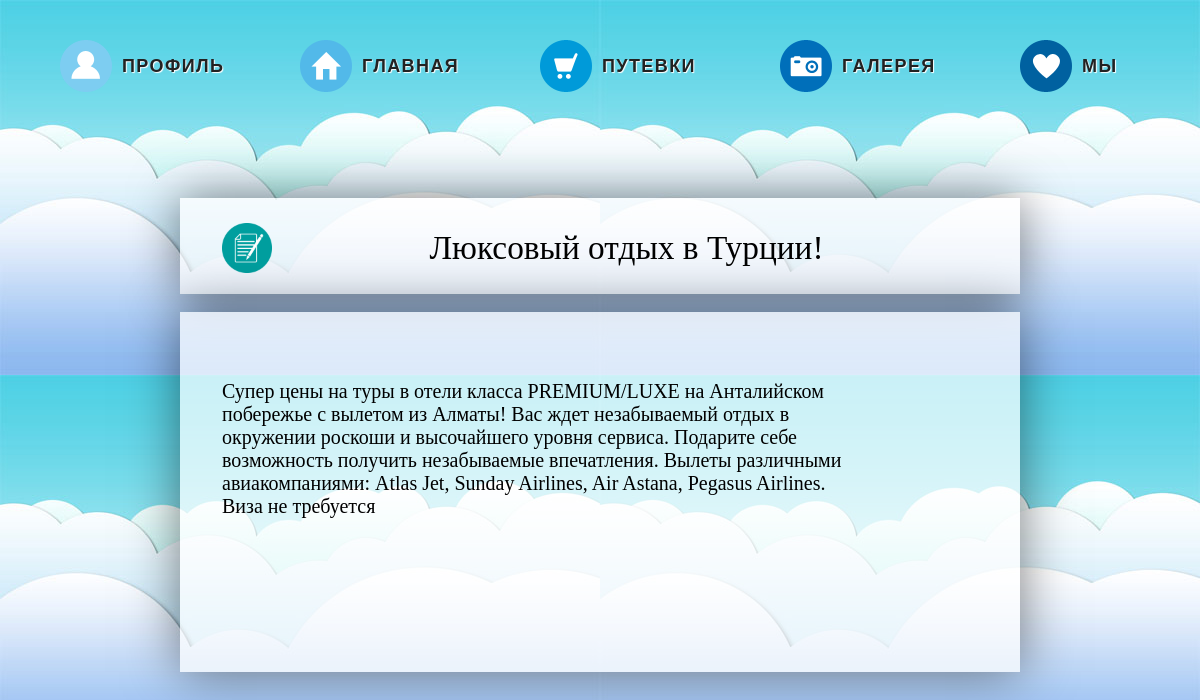
The app's page /news.php?ID=3 with its own data.
### tables this page shows
CREATE TABLE IF NOT EXISTS `thead` (
  `ID` int(11) NOT NULL AUTO_INCREMENT,
  `Header` varchar(50) NOT NULL,
  `Text` text NOT NULL,
  PRIMARY KEY (`ID`)
);

### news.php (the view, shortened to what this page needs)
<!DOCTYPE html PUBLIC "-//W3C//DTD XHTML 1.0 Strict//EN" "http://www.w3.org/TR/xhtml1/DTD/xhtml1-strict.dtd">
<html>
    <head>
    </head>
    <body>
		<?php
		$ID = $_GET["ID"];
		$query = "SELECT * FROM thead WHERE ID = '$ID'";
		$res=mysql_query($query);
		echo "<Br><Br><Br><Br><Br><Br><Br><Br><Br><Br><Br>";
		while($row = mysql_fetch_assoc($res))
		{
			echo"<div class = 'formregistation'>
			<form>
			<div class = 'formnews'><div class = 'newsimg'><img src='images/newsopen.png' width = '50' height = '50' align = 'left'></div><div class = 'textheader'>".$row['Header']."</div></div>
			</div>
			</form></div><Br>
			<div class = 'formregistation2'>
			<form>
			<div class = 'formnews'><div class = 'texttext'>".$row['Text']."</div><Br></div></div>
			</form></div>";
		}
		?>
    </body>
</html>

### css/style.css (style rules this page uses)
.navigation { margin: 0px auto; font-family: "Trebuchet MS", sans-serif; font-size: 24px; font-style: normal; font-weight: bold; letter-spacing: 1.4px; }
.navigation .item { position:absolute; }
.user { top:5%; left:5%; }
.home { top:5%; left:25%; }
.shop { top:5%; left:45%; }
.camera { top:5%; left:65%; }
.fav { top:5%; left:85%; }
a.icon { width:52px; height:52px; position:absolute; top:0px; left:0px; cursor:pointer; }
.user a.icon { background:transparent url(../images/user.png) no-repeat 0px 0px; }
.home a.icon { background:transparent url(../images/home.png) no-repeat 0px 0px; }
.shop a.icon { background:transparent url(../images/shop.png) no-repeat 0px 0px; }
.camera a.icon { background:transparent url(../images/camera.png) no-repeat 0px 0px; }
.fav a.icon { background:transparent url(../images/fav.png) no-repeat 0px 0px; }
.item h2 { position:absolute; width:147px; height:52px; color:#222; font-size:18px; top:0px; left:52px; text-indent:10px; line-height:52px; text-shadow:1px 1px 1px #fff; text-transform:uppercase; }

### news.php (style rules this page uses)
.formnews { width: 500%; height: 20%; position: relative; padding-top: 8%; top: 10%; right: 0; bottom: 0; left: -0; margin: auto; text-align:center; }
.newsimg { position: relative; left: -40%; }
.textheader { position: relative; text-align:left; right: 15%; top: 50%; font: 25pt Monotype Corsiva; }
.texttext { position: relative; text-align:left; align: left; top: 0; left: -40%; font: 15pt Timer New Roman; }
.formregistation { background-color: rgba(255, 255, 255, 0.7); box-shadow: 0 0 50px rgba(0,0,0,0.5); width: 70%; height: 30%; position: relative; padding-top: 8%; top: 10%; right: 0; bottom: 0; left: 0; margin: auto; }
.formregistation2 { background-color: rgba(255, 255, 255, 0.7); box-shadow: 0 0 50px rgba(0,0,0,0.5); width: 70%; height: 30%; position: relative; padding-top: 30%; top: 10%; right: 0; bottom: 0; left: 0; margin: auto; }
form { position: absolute; top: 10%; right: 50%; bottom: 30%; left: 35%; margin: auto; }

### records on screen
thead: Header "Люксовый отдых в Турции!", Text "Супер цены на туры в отели класса PREMIUM/LUXE на Анталийском побережье с вылетом из Алматы! Вас ждет незабываемый отдых в окружении роскоши и высочайшего уровня сервиса. Подарите себе возможность получить незабываемые впечатления. Вылеты различными авиакомпаниями: Atlas Jet, Sunday Airlines, Air Astana, Pegasus Airlines. Виза не требуется"
